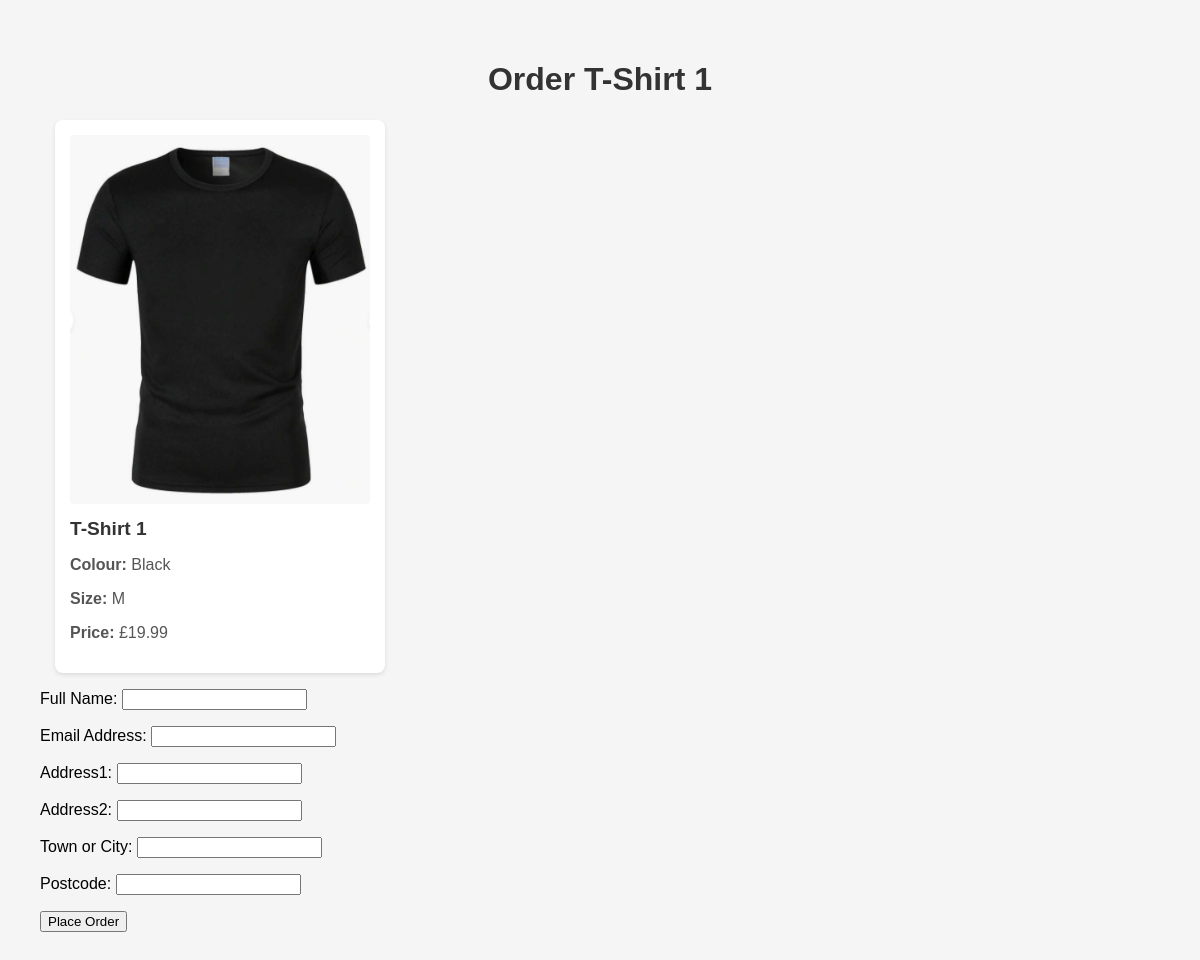
Page /products/tshirts/1/order/ on the committed database.
### products/models.py (models this page shows, shortened)
class TShirt(models.Model):
    name = models.CharField(max_length=100)
    image = models.ImageField(upload_to="tshirts", blank=True, null=True)
    colour = models.CharField(max_length=10, blank='See Image')
    size = models.CharField(max_length=10)
    price = models.DecimalField(max_digits=5, decimal_places=2)

### products/views.py (the view)
# urls.py: path('tshirts/<int:tshirt_id>/order/', order_page, name='order_page'),
def order_page(request, tshirt_id):
    tshirt = TShirt.objects.get(pk=tshirt_id)
    if request.method == 'POST':
        form = OrderForm(request.POST)
        if form.is_valid():
            order = form.save(commit=False)
            order.product = tshirt
            order.save()
            return redirect('order_confirmation', order_number=order.order_number)
    else:
        form = OrderForm()
    return render(request, 'order_page.html', {'tshirt': tshirt, 'form': form})

### products/forms.py
class OrderForm(forms.ModelForm):
    class Meta:
        model = Order
        fields = ['name', 'email', 'address1', 'address2', 'town_city', 'postcode']
        labels = {
            'name': 'Full Name',
            'email': 'Email Address',
            'town_city': 'Town or City',
        }

### templates/order_page.html (shortened to what this page needs)
{% extends 'base.html' %}
{% block content %}
  <h1>Order {{ tshirt.name }}</h1>
  <div class="tshirt-card">
    <img class="tshirt-image" src="{{ tshirt.image.url }}" alt="{{ tshirt.name }} Image">
    <h2 class="tshirt-name">{{ tshirt.name }}</h2>
    <p class="tshirt-details"><strong>Colour:</strong> {{ tshirt.colour }}</p>
    <p class="tshirt-details"><strong>Size:</strong> {{ tshirt.size }}</p>
    <p class="tshirt-details"><strong>Price:</strong> £{{ tshirt.price }}</p>
  </div>
  <form method="post" action="">
    {{ form.as_p }}
    <button type="submit">Place Order</button>
  </form>
{% endblock %}

### templates/base.html (style rules this page uses)
body { font-family: 'Arial', sans-serif; margin: 20px; padding: 20px; background-color: #f5f5f5; }
h1 { color: #333; text-align: center; }
.tshirt-card { width: 300px; margin: 15px; padding: 15px; background-color: #fff; border-radius: 8px; box-shadow: 0 2px 4px rgba(0, 0, 0, 0.1); transition: transform 0.2s ease-in-out; }
.tshirt-image { width: 100%; border-radius: 4px; }
.tshirt-name { margin-top: 10px; font-size: 1.2em; color: #333; }
.tshirt-details { margin-top: 8px; color: #555; }

### rows in the picture
TShirt: name "T-Shirt 1", image (picture), colour "Black", size "M", price "19.99"
